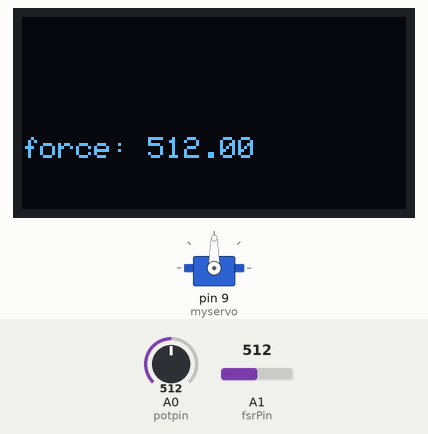
Bench run of a sketch on a simulated Arduino Uno, built with avr-gcc and run on an emulated ATmega328P. On the bench: servo, 128×64 one-colour display. The inputs (shaded band) are chosen by the test bench; at power-on: A0 (potpin) = 512, A1 (fsrPin) = 512. What the sketch prints to the serial monitor is not drawn.

Above: at 1.7 s.
1.8 s: A0 (potpin) set to 306
At 2.3 s:
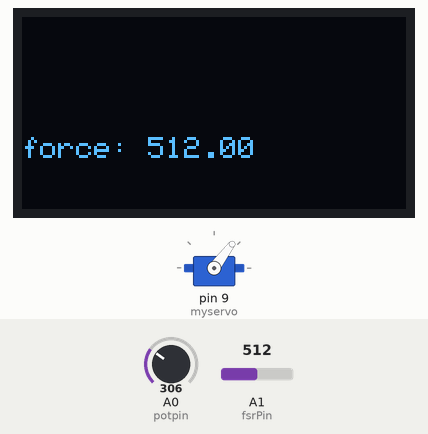
3.3 s: A0 (potpin) set to 11
At 3.8 s:
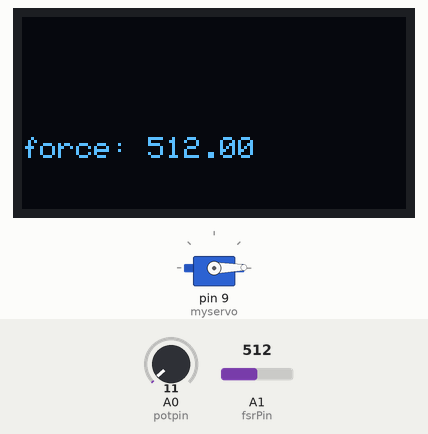
4.8 s: A0 (potpin) set to 8
7.8 s: A1 (fsrPin) set to 490
At 9.0 s:
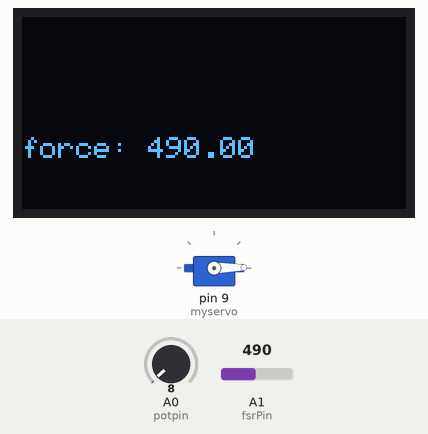
9.3 s: A1 (fsrPin) set to 510
At 10.3 s:
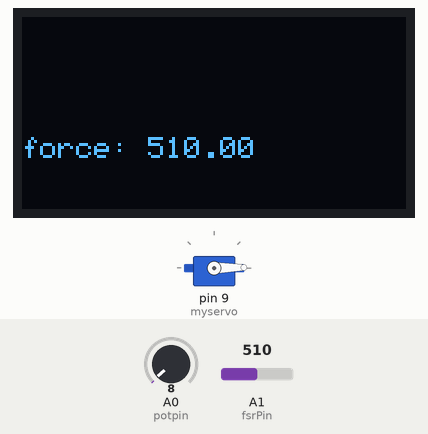
10.8 s: A0 (potpin) set to 122
At 11.1 s:
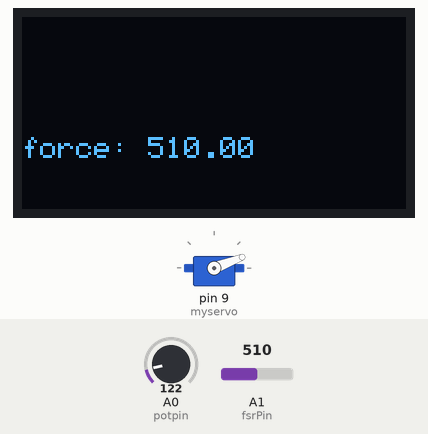
Timing chart, 0 to 13.3 s (numbered marks = the images above; inputs shaded):
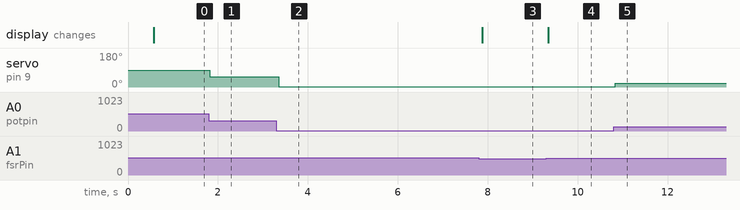

The sketch:

Servo_Motor_and_FSR.ino
```cpp
/* FSR simple testing sketch.

Connect one end of FSR to power, the other end to Analog 0.
Then connect one end of a 10K resistor from Analog 0 to ground

For more information see www.ladyada.net/learn/sensors/fsr.html */
#include <Wire.h> //needed for I2C
#include <Adafruit_GFX.h> //needed for OLED screen
#include <Adafruit_SSD1306.h> //needed for OLED screen
#define SCREEN_WIDTH 128 // OLED display width, in pixels
#define SCREEN_HEIGHT 64 // OLED display height, in pixels
#include <Servo.h>
// Declaration for an SSD1306 display connected to I2C (SDA, SCL pins)
Adafruit_SSD1306 display(SCREEN_WIDTH, SCREEN_HEIGHT, &Wire, -1);
Servo myservo;  // create servo object to control a servo


int fsrPin = 1;     // the FSR and 10K pulldown are connected to a0
int fsrReading;     // the analog reading from the FSR resistor divider
int potpin = 0;  // analog pin used to connect the potentiometer
int val;    // variable to read the value from the analog pin


void setup() {
  // We'll send debugging information via the Serial monitor
  myservo.attach(9);  // attaches the servo on pin 9 to the servo object

  Serial.begin(9600);
  if(!display.begin(SSD1306_SWITCHCAPVCC, 0x3C))
 {
 Serial.println("failed to access OLED...");
 for(;;);
 }
 delay(500);
 display.clearDisplay(); //clear display buffer
 display.setTextSize(1); //set text size
 display.setTextColor(WHITE); //set colour of font
 display.setCursor(0, 10); //set cursor 0 pixels from left 10 pixels down from top
 // Display static text

}


void loop() {
  fsrReading = analogRead(fsrPin);

  Serial.print("Analog reading = ");
  Serial.print(fsrReading);     // the raw analog reading

  display.setCursor(0, 20);
  // We'll have a few threshholds, qualitatively determined
  if (fsrReading < 10) {
    Serial.println(" - No pressure");

  } else if (fsrReading < 200) {
    Serial.println(" - Light touch");

  } else if (fsrReading < 500) {

  } else if (fsrReading < 800) {
    Serial.println(" - Medium squeeze");

  } else {
    Serial.println(" - Big squeeze");

  }


 val = analogRead(potpin);
 display.println(val);
      // reads the value of the potentiometer (value between 0 and 1023)
  val = map(val, 0, 1023, 0, 180);     // scale it to use it with the servo (value between 0 and 180)
  myservo.write(val);                  // sets the servo position according to the scaled value
  delay(15);                           // waits for the servo to get there
float DATA = fsrReading; //dummy data to print to OLED

 display.clearDisplay(); //clear the display ready for new data
 display.setCursor(0, 40); //move print cursor down 20 pixels from top border
 display.print("force: ");
 display.println(DATA); //print the DATA variable to OLED screen
 display.display(); //update the display buffer so we can actually see the data
 delay(20);


}
```

Measured:
- after the input at 1.8 s, servo on pin 9 (myservo): 90° → 53° at once
- after the input at 3.3 s, servo on pin 9 (myservo): 53° → 1° after 0.06 s
- after the input at 4.8 s, every drawn part: stays the same
- after the input at 7.8 s, the display: changes after 0.08 s (image 3)
- after the input at 9.3 s, the display: changes after 0.05 s (image 4)
- after the input at 10.8 s, servo on pin 9 (myservo): 1° → 21° at once
